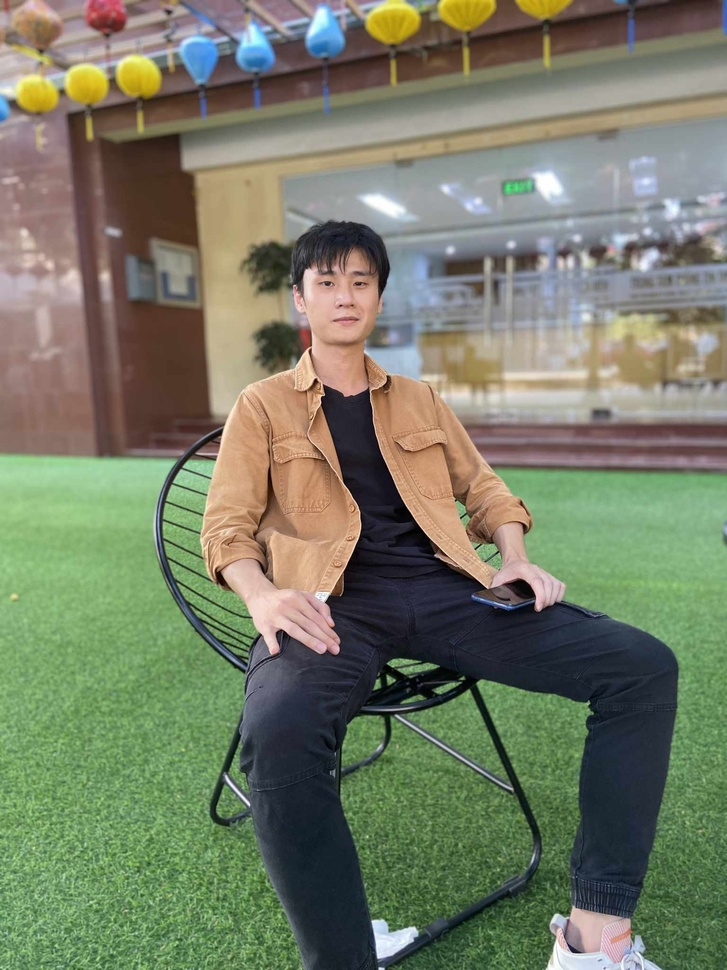
#> input picture img/399687239_6962009770553063_7978588212981114850_n.jpg, 727 x 970 px, shrunk from 1536 x 2048 before the run, found by its file name
$ python DongAnh.py
#> lines starting #> are read from the running program, lines starting #| are printed output that depends on the picture
import cv2
import numpy as np
import matplotlib.pyplot as plt

def closing_image(image_path, kernel_size=(5, 5)):
    # Read the grayscale image
#> called with kernel_size = (5, 5)
    image = cv2.imread(image_path, cv2.IMREAD_GRAYSCALE)
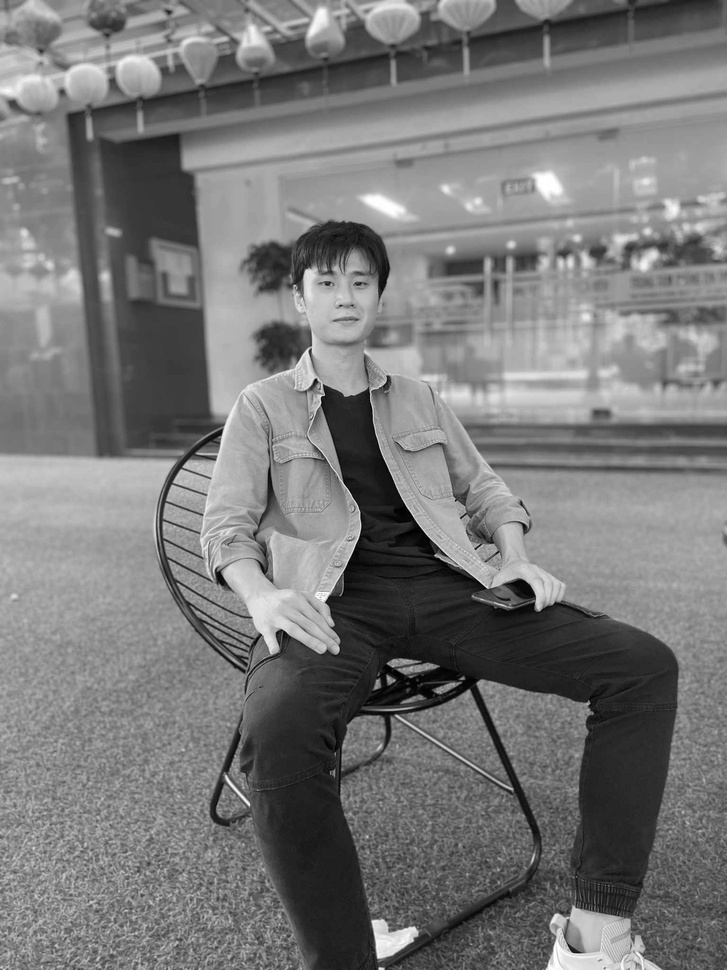
#> image: shape (970, 727); min 0, max 255, mean 120.1

    # Check if the image is valid
    if image is None:
        print("Unable to read the image.")
        return

    # Create a kernel for closing
    kernel = np.ones(kernel_size, np.uint8)

    # Perform closing
    closed_image = cv2.morphologyEx(image, cv2.MORPH_CLOSE, kernel)
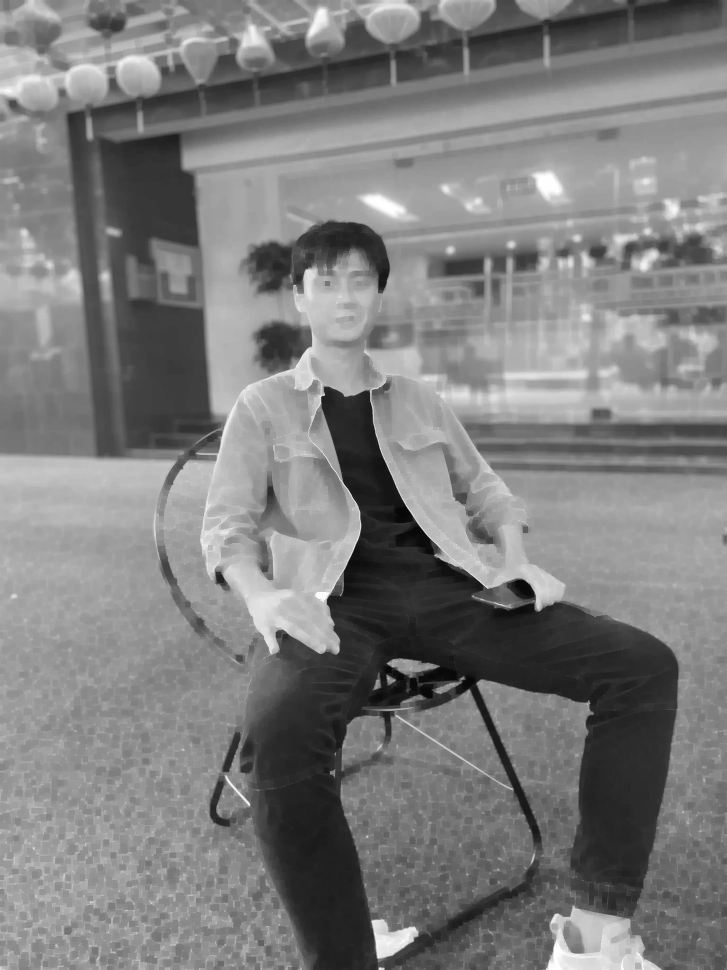
#> closed_image: shape (970, 727); min 6, max 255, mean 125.4

    # Display the results
    plt.figure(figsize=(10, 4))

    plt.subplot(1, 2, 1)
    plt.imshow(image, cmap='gray')
    plt.title('Original Image')

    plt.subplot(1, 2, 2)
    plt.imshow(closed_image, cmap='gray')
    plt.title('Closed Image')

    plt.show()
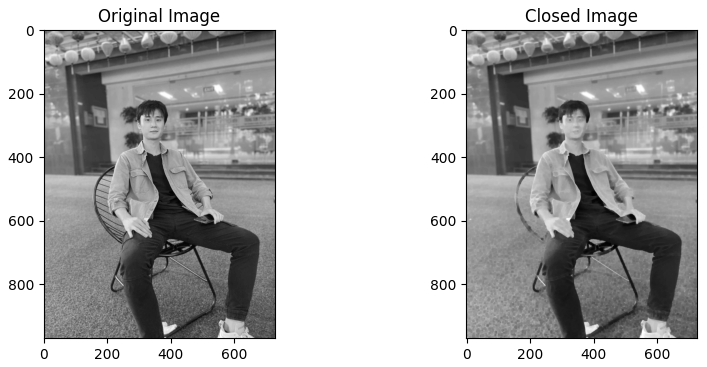
#> figure drawn by matplotlib, 2 panels

# Example usage
image_path = 'img/399687239_6962009770553063_7978588212981114850_n.jpg'  # Change the path to your actual image
closing_image(image_path)

$ run again, with img/403611508_1006203167159871_6563988090152559932_n.jpg copied over img/399687239_6962009770553063_7978588212981114850_n.jpg
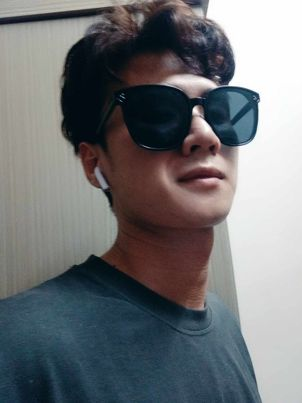
#> input picture img/403611508_1006203167159871_6563988090152559932_n.jpg, 302 x 403 px, found by its file name
#> in closing_image, `image = cv2.imread(image_path, cv2.IMREAD_GRAYSCALE)`:
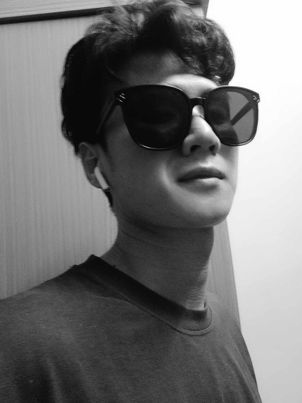
#> image: shape (403, 302); min 0, max 255, mean 115.1
#> in closing_image, `plt.show()`:
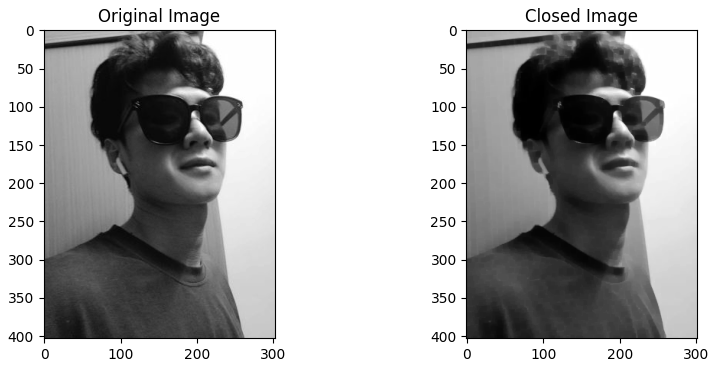
#> figure drawn by matplotlib, 2 panels
